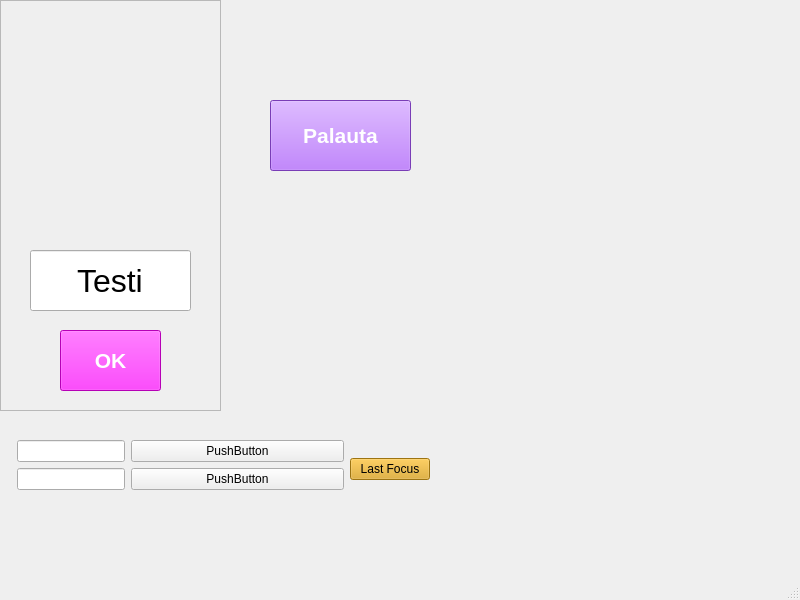
<?xml version="1.0" encoding="UTF-8"?>
<ui version="4.0">
 <class>MainWindow</class>
 <widget class="QMainWindow" name="MainWindow">
  <property name="geometry">
   <rect>
    <x>0</x>
    <y>0</y>
    <width>800</width>
    <height>600</height>
   </rect>
  </property>
  <property name="windowTitle">
   <string>MainWindow</string>
  </property>
  <widget class="QWidget" name="centralwidget">
   <widget class="QFrame" name="frame">
    <property name="geometry">
     <rect>
      <x>0</x>
      <y>0</y>
      <width>221</width>
      <height>411</height>
     </rect>
    </property>
    <property name="frameShape">
     <enum>QFrame::Shape::StyledPanel</enum>
    </property>
    <property name="frameShadow">
     <enum>QFrame::Shadow::Raised</enum>
    </property>
    <widget class="QLabel" name="label">
     <property name="geometry">
      <rect>
       <x>0</x>
       <y>10</y>
       <width>191</width>
       <height>241</height>
      </rect>
     </property>
     <property name="text">
      <string/>
     </property>
     <property name="pixmap">
      <pixmap resource="suttuResources.qrc">:/pictures/uiPictures/student.png</pixmap>
     </property>
    </widget>
    <widget class="QLineEdit" name="lineEdit">
     <property name="geometry">
      <rect>
       <x>30</x>
       <y>250</y>
       <width>161</width>
       <height>61</height>
      </rect>
     </property>
     <property name="font">
      <font>
       <pointsize>24</pointsize>
      </font>
     </property>
     <property name="text">
      <string>Testi</string>
     </property>
     <property name="alignment">
      <set>Qt::AlignmentFlag::AlignCenter</set>
     </property>
    </widget>
    <widget class="QPushButton" name="pushButton">
     <property name="geometry">
      <rect>
       <x>60</x>
       <y>330</y>
       <width>101</width>
       <height>61</height>
      </rect>
     </property>
     <property name="font">
      <font>
       <pointsize>16</pointsize>
       <bold>true</bold>
      </font>
     </property>
     <property name="styleSheet">
      <string notr="true">background-color: rgb(255, 0, 255);
color: rgb(255, 255, 255);</string>
     </property>
     <property name="text">
      <string>OK</string>
     </property>
    </widget>
   </widget>
   <widget class="QPushButton" name="resetPositionsPushButton">
    <property name="geometry">
     <rect>
      <x>270</x>
      <y>100</y>
      <width>141</width>
      <height>71</height>
     </rect>
    </property>
    <property name="font">
     <font>
      <pointsize>16</pointsize>
      <bold>true</bold>
     </font>
    </property>
    <property name="styleSheet">
     <string notr="true">background-color: rgb(170, 85, 255);
color: rgb(255, 255, 255);</string>
    </property>
    <property name="text">
     <string>Palauta</string>
    </property>
   </widget>
   <widget class="QWidget" name="layoutWidget">
    <property name="geometry">
     <rect>
      <x>17</x>
      <y>440</y>
      <width>413</width>
      <height>58</height>
     </rect>
    </property>
    <layout class="QHBoxLayout" name="horizontalLayout">
     <item>
      <layout class="QFormLayout" name="formLayout">
       <item row="0" column="0">
        <widget class="QLineEdit" name="lastNameLineEdit"/>
       </item>
       <item row="0" column="1">
        <widget class="QPushButton" name="pushButton_2">
         <property name="text">
          <string>PushButton</string>
         </property>
        </widget>
       </item>
       <item row="1" column="0">
        <widget class="QLineEdit" name="firstNameLineEdit"/>
       </item>
       <item row="1" column="1">
        <widget class="QPushButton" name="pushButton_3">
         <property name="text">
          <string>PushButton</string>
         </property>
        </widget>
       </item>
      </layout>
     </item>
     <item>
      <widget class="QPushButton" name="lastFocusPushButton">
       <property name="styleSheet">
        <string notr="true">background-color: rgb(220, 162, 25);</string>
       </property>
       <property name="text">
        <string>Last Focus</string>
       </property>
      </widget>
     </item>
    </layout>
   </widget>
  </widget>
  <widget class="QMenuBar" name="menubar">
   <property name="geometry">
    <rect>
     <x>0</x>
     <y>0</y>
     <width>800</width>
     <height>33</height>
    </rect>
   </property>
  </widget>
  <widget class="QStatusBar" name="statusbar"/>
 </widget>
 <resources>
  <include location="suttuResources.qrc"/>
 </resources>
 <connections/>
</ui>
